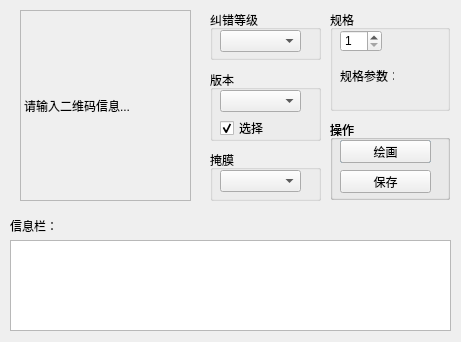
<?xml version="1.0" encoding="UTF-8"?>
<ui version="4.0">
 <class>Dialog</class>
 <widget class="QDialog" name="Dialog">
  <property name="geometry">
   <rect>
    <x>0</x>
    <y>0</y>
    <width>461</width>
    <height>342</height>
   </rect>
  </property>
  <property name="windowTitle">
   <string>Dialog</string>
  </property>
  <widget class="QGroupBox" name="groupBox">
   <property name="geometry">
    <rect>
     <x>210</x>
     <y>10</y>
     <width>111</width>
     <height>50</height>
    </rect>
   </property>
   <property name="title">
    <string>纠错等级</string>
   </property>
   <widget class="QComboBox" name="level_combobox">
    <property name="geometry">
     <rect>
      <x>10</x>
      <y>20</y>
      <width>81</width>
      <height>22</height>
     </rect>
    </property>
   </widget>
  </widget>
  <widget class="QGroupBox" name="groupBox_2">
   <property name="geometry">
    <rect>
     <x>210</x>
     <y>70</y>
     <width>111</width>
     <height>71</height>
    </rect>
   </property>
   <property name="title">
    <string>版本</string>
   </property>
   <widget class="QComboBox" name="version_combobox">
    <property name="geometry">
     <rect>
      <x>10</x>
      <y>20</y>
      <width>81</width>
      <height>22</height>
     </rect>
    </property>
   </widget>
   <widget class="QCheckBox" name="checkBox">
    <property name="geometry">
     <rect>
      <x>10</x>
      <y>50</y>
      <width>71</width>
      <height>16</height>
     </rect>
    </property>
    <property name="text">
     <string>选择</string>
    </property>
    <property name="checked">
     <bool>true</bool>
    </property>
    <property name="tristate">
     <bool>false</bool>
    </property>
   </widget>
  </widget>
  <widget class="QGroupBox" name="groupBox_3">
   <property name="geometry">
    <rect>
     <x>210</x>
     <y>150</y>
     <width>111</width>
     <height>51</height>
    </rect>
   </property>
   <property name="title">
    <string>掩膜</string>
   </property>
   <widget class="QComboBox" name="mask_combobox">
    <property name="geometry">
     <rect>
      <x>10</x>
      <y>20</y>
      <width>81</width>
      <height>22</height>
     </rect>
    </property>
   </widget>
  </widget>
  <widget class="QGroupBox" name="groupBox_4">
   <property name="geometry">
    <rect>
     <x>330</x>
     <y>10</y>
     <width>120</width>
     <height>101</height>
    </rect>
   </property>
   <property name="title">
    <string>规格</string>
   </property>
   <widget class="QSpinBox" name="spinBox">
    <property name="geometry">
     <rect>
      <x>10</x>
      <y>20</y>
      <width>42</width>
      <height>22</height>
     </rect>
    </property>
    <property name="minimum">
     <number>1</number>
    </property>
    <property name="maximum">
     <number>20</number>
    </property>
   </widget>
   <widget class="QLabel" name="label">
    <property name="geometry">
     <rect>
      <x>10</x>
      <y>60</y>
      <width>54</width>
      <height>12</height>
     </rect>
    </property>
    <property name="text">
     <string>规格参数：</string>
    </property>
   </widget>
   <widget class="QLabel" name="size_label">
    <property name="geometry">
     <rect>
      <x>10</x>
      <y>80</y>
      <width>54</width>
      <height>12</height>
     </rect>
    </property>
    <property name="text">
     <string/>
    </property>
   </widget>
  </widget>
  <widget class="QGroupBox" name="groupBox_5">
   <property name="geometry">
    <rect>
     <x>330</x>
     <y>120</y>
     <width>120</width>
     <height>80</height>
    </rect>
   </property>
   <property name="title">
    <string>操作</string>
   </property>
   <widget class="QPushButton" name="pushButton">
    <property name="geometry">
     <rect>
      <x>10</x>
      <y>20</y>
      <width>91</width>
      <height>23</height>
     </rect>
    </property>
    <property name="text">
     <string>绘画</string>
    </property>
   </widget>
   <widget class="QGroupBox" name="groupBox_6">
    <property name="geometry">
     <rect>
      <x>0</x>
      <y>0</y>
      <width>120</width>
      <height>80</height>
     </rect>
    </property>
    <property name="title">
     <string>操作</string>
    </property>
    <widget class="QPushButton" name="pushButton_2">
     <property name="geometry">
      <rect>
       <x>10</x>
       <y>20</y>
       <width>91</width>
       <height>23</height>
      </rect>
     </property>
     <property name="text">
      <string>绘画</string>
     </property>
    </widget>
    <widget class="QPushButton" name="save_button">
     <property name="geometry">
      <rect>
       <x>10</x>
       <y>50</y>
       <width>91</width>
       <height>23</height>
      </rect>
     </property>
     <property name="text">
      <string>保存</string>
     </property>
    </widget>
   </widget>
  </widget>
  <widget class="QLabel" name="label_2">
   <property name="geometry">
    <rect>
     <x>10</x>
     <y>220</y>
     <width>54</width>
     <height>12</height>
    </rect>
   </property>
   <property name="text">
    <string>信息栏：</string>
   </property>
  </widget>
  <widget class="QTextEdit" name="textEdit">
   <property name="geometry">
    <rect>
     <x>10</x>
     <y>240</y>
     <width>441</width>
     <height>91</height>
    </rect>
   </property>
  </widget>
  <widget class="QLabel" name="image_label">
   <property name="geometry">
    <rect>
     <x>20</x>
     <y>10</y>
     <width>171</width>
     <height>191</height>
    </rect>
   </property>
   <property name="frameShape">
    <enum>QFrame::StyledPanel</enum>
   </property>
   <property name="text">
    <string>请输入二维码信息...</string>
   </property>
  </widget>
 </widget>
 <layoutdefault spacing="6" margin="11"/>
 <resources/>
 <connections/>
</ui>
